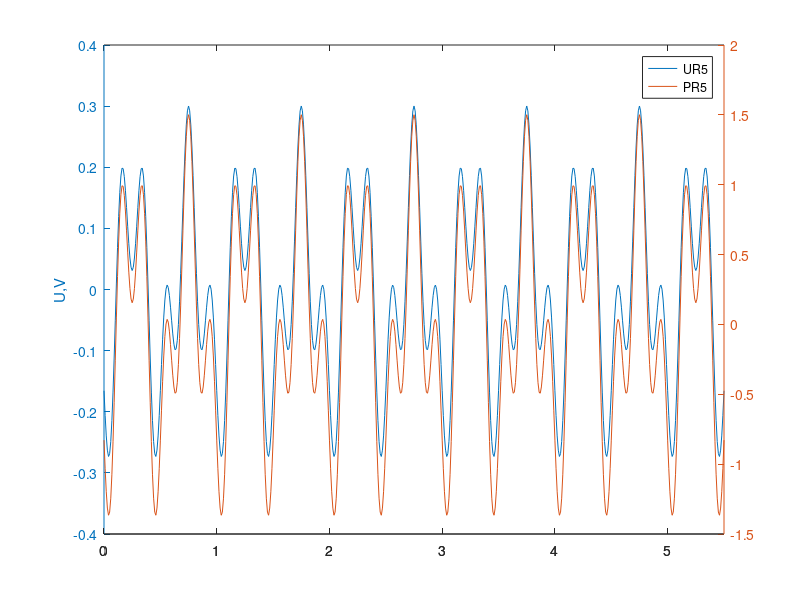
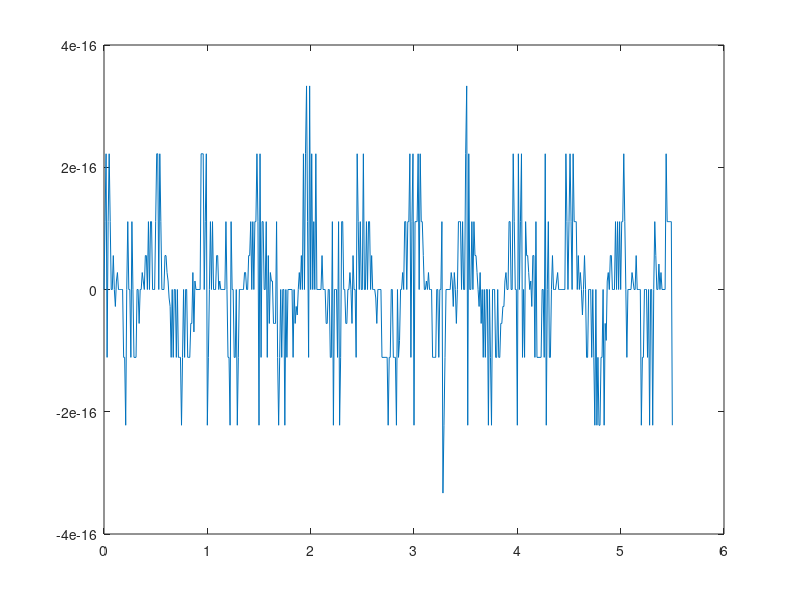

The MATLAB script that drew these images, in order:
%% 4.laboratorijas darbs
%% Raimonds Neimanis
R1=1;R2=2;R3=3;R4=4;R5=5;R6=6;R7=7;R8=8;
R= [R1+R2+R3 -R2 0;
    -R2 R2+R4+R5 -R5;
    0 -R5 R6+R5+R7];
% doti laika mainīgie signāli
t = 0:0.01:5.5;
E1 = sin(2*pi*5*t);
E2 = 7*zeros(size(t));
E3 = cos(2*pi*2*t);
E = [E1; -E2; -E3];
I = R\E;
% atrast IR5 -?
IR5 = I(3,:)-I(2,:);
UR5=IR5*R5;
PR5=UR5*R5;
plotyy(t,UR5,t,PR5)
legend('UR5','PR5')
ylabel('U,V')
% parabude
% Kirhofa sprieguma likums
% UR6+UR7+UR5=-E3
IR6=I(3,:);
UR6 = IR6*R6;
IR7 = I(3,:);
UR7 = IR7*R7;
Utst = UR6+UR7+UR5+E3;
figure,plot(t,Utst)